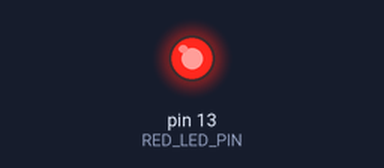
A sketch run on a simulated Arduino Uno, built with avr-gcc and run on an emulated ATmega328P. On the bench: output pins drawn as LEDs (lit = HIGH). The ROS host is connected and sends only what is stated.

Above: at 0.15 s.
At 2.9 s:
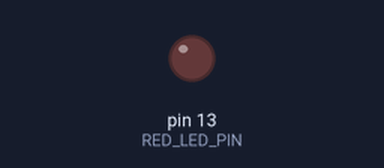
Timing chart, 0 to 7.3 s (numbered marks = the images above):
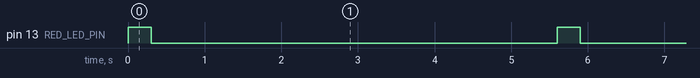

Measured:
- by itself, pin 13 (RED_LED_PIN): alternates HIGH for 0.30 s and LOW for 5.3 s

The sketch:

reminder_clock.ino
```cpp
#include <ros.h>
#include <std_msgs/Int32MultiArray.h>

// Create an instance of the ROS node handle
ros::NodeHandle nh;

// Pin for the red LED
const int RED_LED_PIN = 13;  // Red LED pin, set to pin 13 on the Arduino

// Callback function declaration (it must be declared before it is used)
void messageCallback(const std_msgs::Int32MultiArray& msg) {
  // Extract values from the received message
  int greenLedTime = msg.data[0];  // The first value controls the duration the red LED stays on
  int waitTime = msg.data[1];      // The second value controls how long to wait before the next action

  // Turn the red LED on
  digitalWrite(RED_LED_PIN, HIGH);

  // Wait for the amount of time specified by greenLedTime (multiplied by 1000 to convert to milliseconds)
  delay(greenLedTime * 1000);  // Multiply by 1000 to convert from seconds to milliseconds

  // Turn the red LED off
  digitalWrite(RED_LED_PIN, LOW);

  // Wait for the amount of time specified by waitTime (multiplied by 1000 to convert to milliseconds)
  delay(waitTime * 1000);
}

// Subscriber (after declaring the callback function)
ros::Subscriber<std_msgs::Int32MultiArray> sub("led_control", &messageCallback);  // Subscribe to the "led_control" topic

// Publisher
std_msgs::Int32MultiArray msg;  // Create an Int32MultiArray message
ros::Publisher pub("led_control", &msg);  // Publish to the "led_control" topic

// Initialize an array to store the data for the message
int32_t data[2] = {2, 1};  // {red LED on time (2 seconds), wait time (1 second)}

void setup() {
  pinMode(RED_LED_PIN, OUTPUT);  // Set the red LED pin as an output

  // Initialize ROS node
  nh.initNode();

  // Advertise the publisher and subscribe to the subscriber
  nh.advertise(pub);  // Advertise the publisher to the ROS network
  nh.subscribe(sub);  // Subscribe to the topic to listen for messages

  // Initialize the message with the initial data values
  msg.data = data;
  msg.data_length = 2;  // Set the length of the message data (2 values)
}

void loop() {
  // Update message with current data values
  msg.data[0] = data[0];  // Set the first element (time the LED stays on)
  msg.data[1] = data[1];  // Set the second element (wait time before next action)

  // Publish the message to the ROS network
  pub.publish(&msg);

  // Quick blink of the red LED to indicate activity
  digitalWrite(RED_LED_PIN, HIGH);  // Turn the red LED on
  delay(300);  // Wait for 300 milliseconds (LED stays on)
  digitalWrite(RED_LED_PIN, LOW);  // Turn the red LED off
  delay(300);  // Wait for 300 milliseconds (LED stays off)

  // Wait for 5 seconds before repeating
  delay(5000);  // Wait for 5 seconds before sending the next message

  // Handle any incoming messages or requests
  nh.spinOnce();  // Process any incoming messages or ROS commands
}
```
